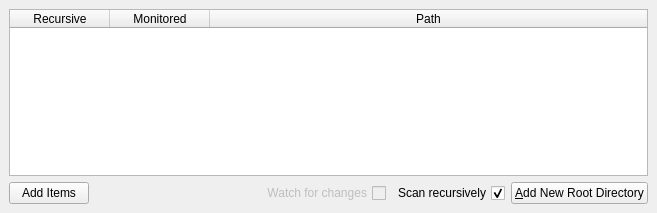
<?xml version="1.0" encoding="UTF-8"?>
<ui version="4.0">
 <class>MediaServerWindow</class>
 <widget class="QMainWindow" name="MediaServerWindow">
  <property name="geometry">
   <rect>
    <x>0</x>
    <y>0</y>
    <width>657</width>
    <height>213</height>
   </rect>
  </property>
  <property name="minimumSize">
   <size>
    <width>360</width>
    <height>170</height>
   </size>
  </property>
  <property name="windowTitle">
   <string>Simple Media Server Test</string>
  </property>
  <widget class="QWidget" name="centralwidget">
   <layout class="QVBoxLayout" name="verticalLayout">
    <item>
     <widget class="QTableWidget" name="sharedItemsTable">
      <property name="alternatingRowColors">
       <bool>true</bool>
      </property>
      <property name="selectionMode">
       <enum>QAbstractItemView::NoSelection</enum>
      </property>
      <property name="sortingEnabled">
       <bool>true</bool>
      </property>
      <attribute name="horizontalHeaderCascadingSectionResizes">
       <bool>true</bool>
      </attribute>
      <attribute name="horizontalHeaderMinimumSectionSize">
       <number>40</number>
      </attribute>
      <attribute name="horizontalHeaderStretchLastSection">
       <bool>true</bool>
      </attribute>
      <attribute name="verticalHeaderVisible">
       <bool>false</bool>
      </attribute>
      <column>
       <property name="text">
        <string>Recursive</string>
       </property>
      </column>
      <column>
       <property name="text">
        <string>Monitored</string>
       </property>
      </column>
      <column>
       <property name="text">
        <string>Path</string>
       </property>
      </column>
     </widget>
    </item>
    <item>
     <layout class="QGridLayout" name="gridLayout">
      <property name="sizeConstraint">
       <enum>QLayout::SetMinimumSize</enum>
      </property>
      <item row="4" column="3">
       <widget class="QCheckBox" name="watchCheckBox">
        <property name="enabled">
         <bool>false</bool>
        </property>
        <property name="layoutDirection">
         <enum>Qt::RightToLeft</enum>
        </property>
        <property name="text">
         <string>Watch for changes</string>
        </property>
       </widget>
      </item>
      <item row="4" column="5">
       <widget class="QCheckBox" name="scanRecursivelyCheckbox">
        <property name="layoutDirection">
         <enum>Qt::RightToLeft</enum>
        </property>
        <property name="text">
         <string>Scan recursively</string>
        </property>
        <property name="checked">
         <bool>true</bool>
        </property>
       </widget>
      </item>
      <item row="4" column="6">
       <widget class="QPushButton" name="addContentButton">
        <property name="text">
         <string>&amp;Add New Root Directory</string>
        </property>
       </widget>
      </item>
      <item row="4" column="1">
       <widget class="QPushButton" name="addItemButton">
        <property name="text">
         <string>Add Items</string>
        </property>
       </widget>
      </item>
      <item row="4" column="2">
       <spacer name="horizontalSpacer">
        <property name="orientation">
         <enum>Qt::Horizontal</enum>
        </property>
        <property name="sizeType">
         <enum>QSizePolicy::Expanding</enum>
        </property>
        <property name="sizeHint" stdset="0">
         <size>
          <width>40</width>
          <height>20</height>
         </size>
        </property>
       </spacer>
      </item>
     </layout>
    </item>
   </layout>
  </widget>
 </widget>
 <resources/>
 <connections/>
</ui>
